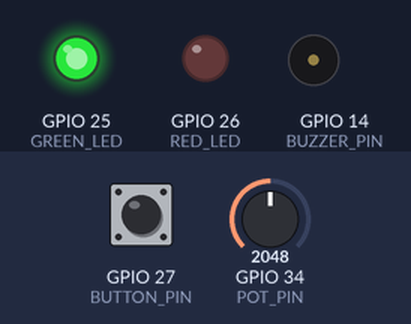
The sketch below on a simulated ESP32. Shown: output pins drawn as LEDs (lit = HIGH), buzzer (waves = sounding, pin HIGH). The test bench sets the inputs (shaded band); at power-on: GPIO 34 (POT_PIN) = 2048, GPIO 27 (BUTTON_PIN) HIGH. What the sketch prints to the serial monitor is not drawn.

Above: at 1.2 s.
1.3 s: GPIO 34 (POT_PIN) set to 2464
2.8 s: GPIO 34 (POT_PIN) set to 2549
At 3.9 s:
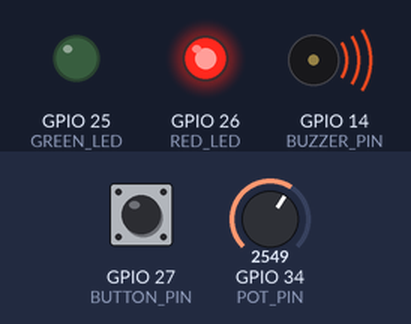
5.9 s: GPIO 34 (POT_PIN) set to 2460
At 6.5 s:
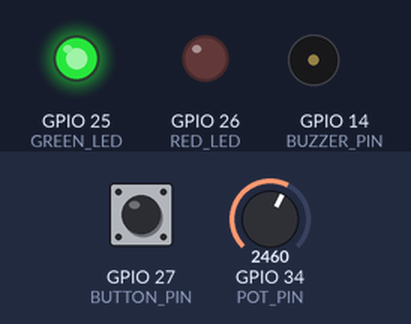
7.5 s: GPIO 34 (POT_PIN) set to 2540
At 8.9 s:
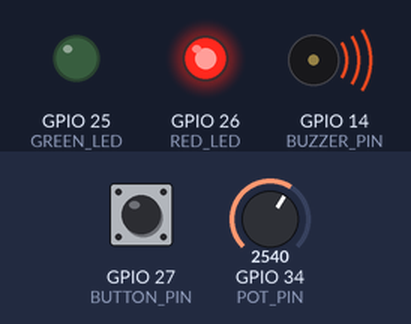
Timing chart, 0 to 10.1 s (numbered marks = the images above; inputs shaded):
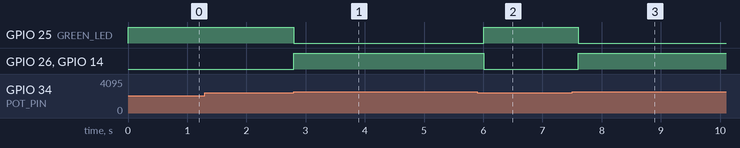

Measured:
- the behaviour switches between 2500 and 2501 on GPIO 34 (POT_PIN) (found by bisection; images 0 and 1)
- after the input at 1.3 s, every drawn part: stays the same
- after the input at 2.8 s, GPIO 25 (GREEN_LED): HIGH → LOW at once; GPIO 26 (RED_LED), GPIO 14 (BUZZER_PIN): LOW → HIGH at once
- after the input at 5.9 s, GPIO 25 (GREEN_LED): LOW → HIGH after 0.11 s; GPIO 26 (RED_LED), GPIO 14 (BUZZER_PIN): HIGH → LOW after 0.11 s
- after the input at 7.5 s, GPIO 25 (GREEN_LED): HIGH → LOW after 0.11 s; GPIO 26 (RED_LED), GPIO 14 (BUZZER_PIN): LOW → HIGH after 0.11 s

The sketch:

sketch.ino
```cpp
#include <Arduino.h>
#include "freertos/FreeRTOS.h"
#include "freertos/task.h"
#include "freertos/queue.h"

// Pin configuration
#define POT_PIN     34
#define GREEN_LED   25
#define RED_LED     26
#define BUTTON_PIN  27
#define BUZZER_PIN  14

// Sensor data structure
typedef struct {
  int sensorValue;
} SensorData;

// FreeRTOS queue
QueueHandle_t sensorQueue;

SemaphoreHandle_t serialMutex;

// Task handles
TaskHandle_t sensorHandle = NULL;
TaskHandle_t controlHandle = NULL;
TaskHandle_t buttonHandle = NULL;
TaskHandle_t monitorHandle = NULL;

// Shared counters
volatile unsigned long buttonCount = 0;
volatile int latestSensorValue = 0;

// Task state helper
const char* getTaskState(TaskHandle_t handle) {
  if (handle == NULL) return "Not created";

  switch (eTaskGetState(handle)) {
    case eRunning:   return "Running";
    case eReady:     return "Ready";
    case eBlocked:   return "Blocked";
    case eSuspended: return "Suspended";
    case eDeleted:   return "Deleted";
    default:         return "Unknown";
  }
}

// TASK 1: Sensor Task
void SensorTask(void *parameter) {
  SensorData data;

  while (1) {
    data.sensorValue = analogRead(POT_PIN);
    latestSensorValue = data.sensorValue;

    xQueueSend(sensorQueue, &data, 0);

    vTaskDelay(pdMS_TO_TICKS(200));
  }
}

// TASK 2: Control Task
void ControlTask(void *parameter) {
  SensorData receivedData;

  while (1) {
    if (xQueueReceive(sensorQueue, &receivedData,
                      portMAX_DELAY) == pdTRUE) {

      if (receivedData.sensorValue > 2500) {
        digitalWrite(RED_LED, HIGH);
        digitalWrite(GREEN_LED, LOW);
        digitalWrite(BUZZER_PIN, HIGH);
      } else {
        digitalWrite(RED_LED, LOW);
        digitalWrite(GREEN_LED, HIGH);
        digitalWrite(BUZZER_PIN, LOW);
      }
    }
  }
}

// TASK 3: Button Task
void ButtonTask(void *parameter) {

  int lastButtonState = HIGH;

  while (1) {

    int currentButtonState = digitalRead(BUTTON_PIN);

    // Detect button press
    if (lastButtonState == HIGH && currentButtonState == LOW) {

      buttonCount++;

      Serial.print("Button Pressed! Count: ");
      Serial.println(buttonCount);
    }

    lastButtonState = currentButtonState;

    // Button checking interval
    vTaskDelay(pdMS_TO_TICKS(20));
  }
}
// TASK 4: Monitoring Task
void MonitorTask(void *parameter) {
  while (1) {

    if (xSemaphoreTake(serialMutex, portMAX_DELAY) == pdTRUE) {

  // Your existing Serial.println() statements here


    Serial.println("\n===== FREERTOS TASK MONITOR =====");

    Serial.print("Sensor Value: ");
    Serial.println(latestSensorValue);

    Serial.print("Button Press Count: ");
    Serial.println(buttonCount);

    Serial.print("Total Active Tasks: ");
    Serial.println(uxTaskGetNumberOfTasks());

    Serial.print("Sensor Task: ");
    Serial.println(getTaskState(sensorHandle));

    Serial.print("Control Task: ");
    Serial.println(getTaskState(controlHandle));

    Serial.print("Button Task: ");
    Serial.println(getTaskState(buttonHandle));

    Serial.print("Monitor Task: ");
    Serial.println(getTaskState(monitorHandle));

    Serial.println("\n--- TASK PRIORITIES ---");

    Serial.print("Sensor Priority: ");
    Serial.println(uxTaskPriorityGet(sensorHandle));

    Serial.print("Control Priority: ");
    Serial.println(uxTaskPriorityGet(controlHandle));

    Serial.print("Button Priority: ");
    Serial.println(uxTaskPriorityGet(buttonHandle));

    Serial.print("Monitor Priority: ");
    Serial.println(uxTaskPriorityGet(monitorHandle));

    Serial.println("\n--- TASK STACK MONITORING ---");

    Serial.print("Sensor Task Free Stack: ");
    Serial.println(uxTaskGetStackHighWaterMark(sensorHandle));

    Serial.print("Control Task Free Stack: ");
    Serial.println(uxTaskGetStackHighWaterMark(controlHandle));

    Serial.print("Button Task Free Stack: ");
    Serial.println(uxTaskGetStackHighWaterMark(buttonHandle));

    Serial.print("Monitor Task Free Stack: ");
    Serial.println(uxTaskGetStackHighWaterMark(monitorHandle));

    Serial.println("================================");

    vTaskDelay(pdMS_TO_TICKS(2000));
    xSemaphoreGive(serialMutex);
}
  }
}

void setup() {
  Serial.begin(115200);

  serialMutex = xSemaphoreCreateMutex();

  pinMode(POT_PIN, INPUT);
  pinMode(GREEN_LED, OUTPUT);
  pinMode(RED_LED, OUTPUT);
  pinMode(BUTTON_PIN, INPUT_PULLUP);
  pinMode(BUZZER_PIN, OUTPUT);

  digitalWrite(GREEN_LED, LOW);
  digitalWrite(RED_LED, LOW);
  digitalWrite(BUZZER_PIN, LOW);

  sensorQueue = xQueueCreate(5, sizeof(SensorData));

  if (sensorQueue == NULL) {
    Serial.println("Queue creation failed!");
    while (1) {
      vTaskDelay(pdMS_TO_TICKS(1000));
    }
  }

  xTaskCreate(SensorTask, "SensorTask", 2048,
              NULL, 2, &sensorHandle);

  xTaskCreate(ControlTask, "ControlTask", 2048,
              NULL, 3, &controlHandle);

  xTaskCreate(ButtonTask, "ButtonTask", 2048,
              NULL, 2, &buttonHandle);

  xTaskCreate(MonitorTask, "MonitorTask", 3072,
              NULL, 1, &monitorHandle);
}

void loop() {
  vTaskDelay(pdMS_TO_TICKS(1000));
}
```
